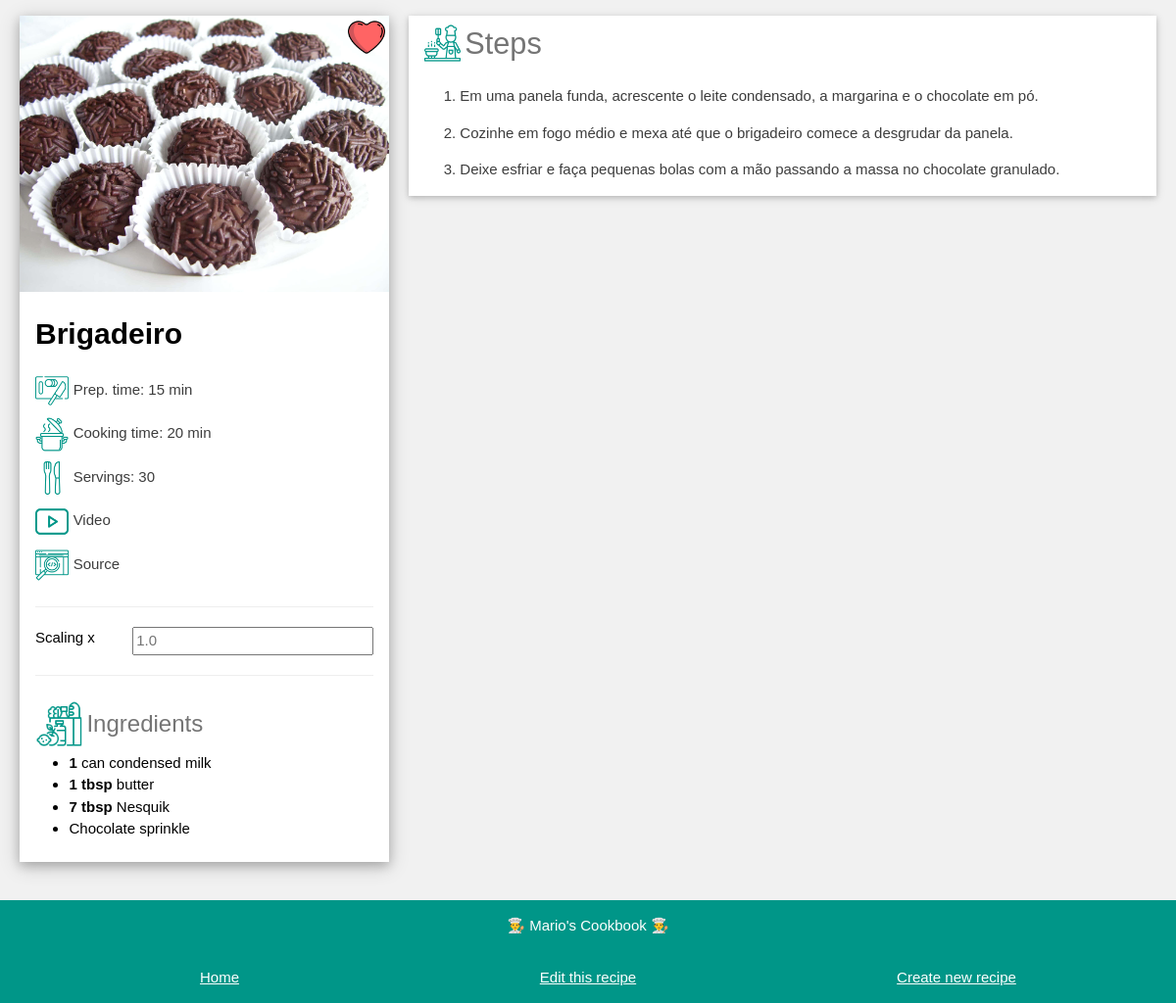
The page /recipe/Brigadeiro&scaling=1 on the database as committed earlier.
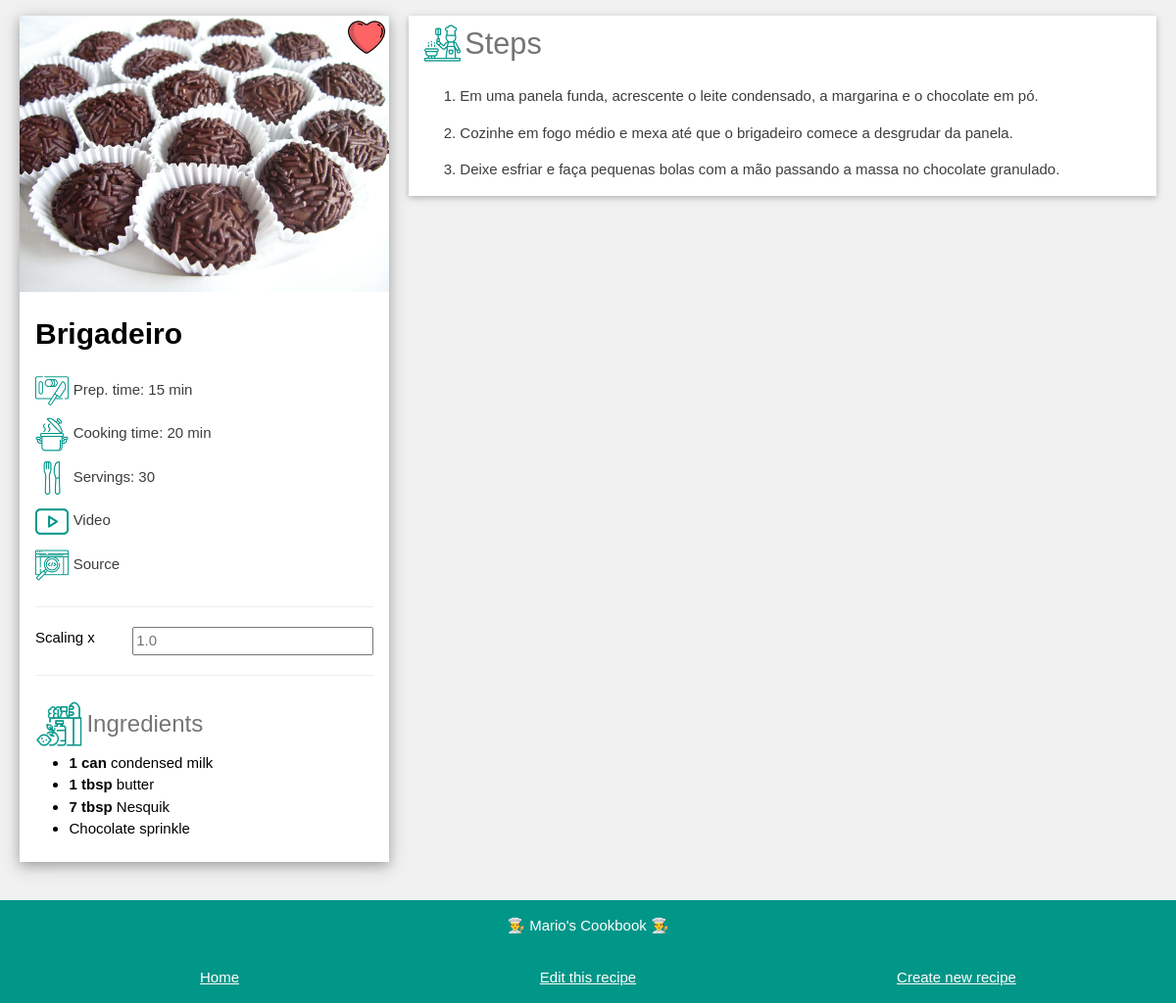
The same page on the database as committed later.
### app_config.py (models this page shows, shortened)
class Recipe(db.Model):
    name = db.Column(db.String, nullable=False, unique=True, primary_key=True)
    prepTime = db.Column(db.String, nullable=False)
    cookingTime = db.Column(db.String, nullable=False)
    servings = db.Column(db.Integer, nullable=False)
    videoURL = db.Column(db.String, nullable=False)
    sourceURL = db.Column(db.String, nullable=False)
    steps = db.Column(db.Text, nullable=False)
    photo = db.Column(db.String, nullable=False)
    favorite = db.Column(db.Boolean, default=False)
    category = db.Column(db.String, nullable=False)
    tags = db.Column(db.String, nullable=False)
    ingredients = db.relationship('Ingredient', backref='recipe', lazy=True)

class Ingredient(db.Model):
    id = db.Column(db.Integer, primary_key=True)
    name = db.Column(db.String, nullable=False)
    amount = db.Column(db.Float, default=0)
    unit = db.Column(db.String, default='')
    recipe_name = db.Column(db.String, db.ForeignKey('recipe.name'), nullable=False)

### app_recipe.py (the view)
@app.route('/recipe/<name>', methods=['POST', 'GET'])
@app.route('/recipe/<name>&scaling=<scaling>', methods=['POST', 'GET'])
def recipe(name, scaling=1):
    if request.method == 'POST':
        scaling = request.form['scaling']
        print('####', scaling)
    recipe = Recipe.query.get(name)
    try:
        servings = recipe.servings * float(scaling)
        if servings == int(servings):
            servings = int(servings)
    except:
        servings = ''
    amounts = []
    for ingredient in recipe.ingredients:
        amount = ingredient.amount * float(scaling)
        if amount == int(amount):
            amount = int(amount)
        amounts.append(amount)
    n_amounts = range(len(amounts))
    steps = recipe.steps.split('\n')
    return render_template('recipe.html', recipe=recipe, servings=servings, amounts=amounts,
                           n_amounts=n_amounts, steps=steps, scaling=float(scaling), name=name)

### templates/recipe.html (shortened to what this page needs)
<!DOCTYPE html>
<html>
<head>
<link rel="stylesheet" href="../static/css/recipe.css">
<link rel='stylesheet' href='../static/css/fonts.css'>
</head>
<body class="background-color">
<div class="page-container">
  <div class="grid">
    <div class="left-column">
      <div class="left-container">
        <div class="photo-container">
          <img src="../{{ recipe.photo }}" class="img-picture" alt="Photo">
          {% if recipe.favorite %}
          <img src="../static/img/favorite.png" class="img-favorite" alt="Favorite">
          {% endif %}
        </div>
        <div class="details-container">
          <h2 class="name-text">{{ recipe.name }}</h2>
          <div class="image-text">
            <img src="../static/img/prepTime.png" class="img-details">
            <span>Prep. time: {{ recipe.prepTime }}</span>
          </div>
          <div class="image-text">
            <img src="../static/img/cookingTime.png" class="img-details">
            <span>Cooking time: {{ recipe.cookingTime }}</span>
          </div>
          <div class="image-text">
            <img src="../static/img/servings.png" class="img-details">
            <span>Servings: {{ servings }}</span>
          </div>
          <div class="image-text">
            {% if recipe.videoURL != '' %}
            <a href= {{ recipe.videoURL }} target="_blank"><img src="../static/img/videoURL.png" class="img-details"></a>
            {% else %}
            <img src="../static/img/videoURL.png" class="img-details">
            {% endif %}
            <span>Video</span>
          </div>
          <div class="image-text">
            {% if recipe.sourceURL != '' %}
            <a href={{ recipe.sourceURL }} target="_blank"><img src="../static/img/sourceURL.png" class="img-details"></a>
            {% else %}
            <img src="../static/img/sourceURL.png" class="img-details">
            {% endif %}
            <span>Source</span>
          </div>
          <hr>
          <div class="form">
            <form action="/recipe/{{recipe.name}}&scaling={{scaling}}" method="POST">
              <label for="fname">Scaling x</label>
              <input type="number" step="0.001" id="scaling" name="scaling" placeholder="{{ scaling }}" style="width: 100%;">
            </form>
          </div>
          <hr>
          <div class="image-text">
            <img src="../static/img/ingredients.png" class="img-ingredients">
            <span class="ingredients-text">Ingredients</span>
          </div>
          <ul>
            {% for i in n_amounts %}
              {% if amounts[i] != 0 and recipe.ingredients[i].unit != ''%}
                <li><strong>{{ amounts[i] }} {{ recipe.ingredients[i].unit }} </strong> {{ recipe.ingredients[i].name }}</li>
              {% elif amounts[i] != 0 and recipe.ingredients[i].unit == ''%}
                <li><strong>{{ amounts[i] }} </strong> {{ recipe.ingredients[i].name }}</li>
              {% else %}
              <li>{{ recipe.ingredients[i].name }}</li>
              {% endif %}
            {% endfor %}
          </ul>
          <br>
        </div>
      </div><br>
    </div>
    <div class="right-column">
      <div class="steps-container">
        <div class="image-text">
          <img src="../static/img/steps.png" class="img-steps">
          <span class="steps-title">Steps</span>
        </div>
        <div class="inside-container">
          {% for step in steps %}
            <p>{{ step }}</p>
          {% endfor %}
        </div>
      </div>
    </div>
  </div>
</div>
<footer class="footer">
  <p class='footer-item'>👨‍🍳 Mario's Cookbook 👨‍🍳</p>
  <div class='footer-grid'>
    <div class='footer-item'><a href= "/"> Home</a></div>
    <div class='footer-item'><a href= '/edit/{{recipe.name}}'> Edit this recipe</a></div>
    <div class='footer-item'><a href= "/new/"> Create new recipe</a></div>
  </div>
</footer>
</body>
</html>

### static/css/recipe.css (style rules this page uses)
body { --themeColor: #009688; --grey:#757575; }
.background-color { color:#000!important;background-color:#f1f1f1!important }
.page-container { margin-left:auto;margin-right:auto;margin-top:16px!important;max-width:1400px; }
.grid { display: grid; grid-template-columns: 33.333% 66.666%; padding-left:20px; padding-right:20px; }
.left-column { width:100%;padding-right:10px; }
.right-column { width:100%;padding-left:10px; }
.left-container { background-color:#fff!important; box-shadow:0 4px 10px 0 rgba(0,0,0,0.2),0 4px 20px 0 rgba(0,0,0,0.19); }
.photo-container { position:relative; }
.name-text { color:black; font-weight: bold; }
.ingredients-text { color:var(--grey); font-size: 18pt; vertical-align: middle }
.details-container { padding:0.01em 16px; }
.image-text { color:#3d3d3d; padding: 5px 0px; }
.steps-container { position: sticky; top: 16px; padding:0.01em 16px; box-shadow:0 2px 5px 0 rgba(0,0,0,0.16),0 2px 10px 0 rgba(0,0,0,0.12); color:#000!important;background-color:#fff!important; margin-bottom:16px!important }
.steps-title { color:var(--grey)!important; font-size: 23pt; vertical-align: middle; }
.inside-container { padding-left: 20px }
.footer { padding:0.01em 16px; color:#fff!important;background-color:var(--themeColor)!important; text-align:center; display:inline-block;width:100%; margin-top:16px!important }
.footer-grid { display: grid; grid-template-columns: 33.333% 33.333% 33.333%; padding:1em 20px; }
.footer-item { color:#fff }
.img-picture { width:100% }
.img-details { width:10%; vertical-align: middle; }
.img-ingredients { width:14%; vertical-align: middle; }
.img-steps { width:2.5em; vertical-align: middle; }
.img-favorite { position:absolute; top: 1%; right: 1%; width:10% }
p { color:#3d3d3d; }
html,body,h1,h2,h3,h4,h5,h6 { font-family: "Roboto", sans-serif }
h2 { font-size:30px; margin: 10pt 0pt; }
a { color: inherit; background-color:transparent }
strong { color:black }
ul { padding-left: 10%; margin: 0px 0px; }
hr { border:0;border-top:1px solid #eee;margin:20px 0 }
hr { box-sizing:content-box;height:0;overflow:visible }
form { display: grid; grid-template-columns: auto auto; }
input { font:inherit;margin:0 }
html { box-sizing:border-box }
*,*:before,*:after { box-sizing:inherit }
html { -ms-text-size-adjust:100%;-webkit-text-size-adjust:100% }
body { margin:0 }
html,body { font-family:Verdana,sans-serif;font-size:15px;line-height:1.5 }
html { overflow-x:hidden }

Rows that differ between the two databases and show on the page:
removed Ingredient: name "can condensed milk"
added Ingredient: unit "can", name "condensed milk"
Other text that changed with them:
new list line: "1"
list line gone: "1"
